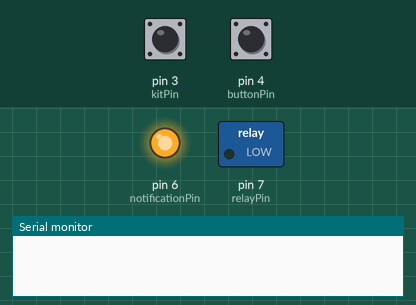
Simulated run of this sketch. Board: Arduino Uno, built with avr-gcc and run on an emulated ATmega328P. Parts: switched loads named in the sketch (green lamp = pin HIGH), output pins drawn as LEDs (lit = HIGH), the last lines printed to the serial monitor. Dashed ring = blinking. Inputs (shaded band) come from the test bench; at power-on: pin 4 (buttonPin) LOW, pin 3 (kitPin) HIGH.

Above: at 2.2 s.
2.3 s: pin 4 (buttonPin) pulled HIGH for 0.15 s
At 2.6 s:
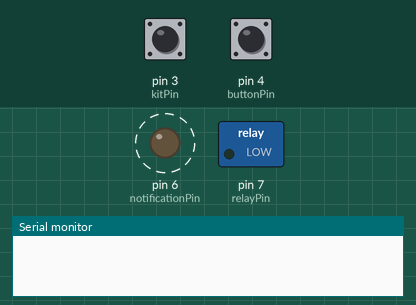
5.3 s: pin 3 (kitPin) pulled LOW for 3.2 s
At 7.1 s:
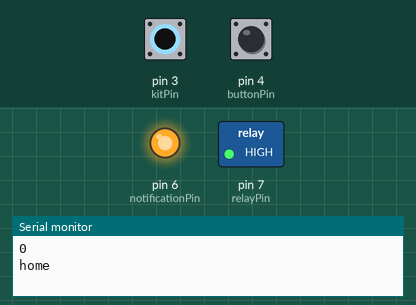
10.0 s: pin 4 (buttonPin) pulled HIGH for 1 s
At 11.25 s:
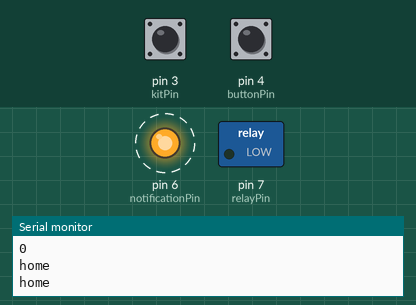
13.1 s: pin 3 (kitPin) pulled LOW for 0.15 s
At 13.9 s:
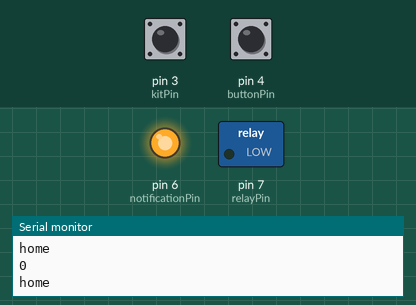
Timing chart, 0 to 15.7 s (numbered marks = the images above; inputs shaded):
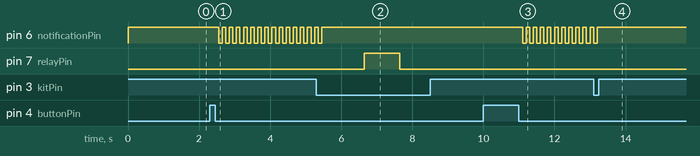

Measured:
- after the input at 2.3 s, pin 6 (notificationPin): alternates HIGH for 0.10 s and LOW for 0.10 s, starting after 0.25 s
- after the input at 5.3 s, pin 6 (notificationPin): goes on until 5.5 s, then stays HIGH; pin 7 (relayPin): LOW → HIGH after 1.4 s, → LOW 1.0 s later
- after the input at 10.0 s, pin 6 (notificationPin): alternates HIGH for 0.10 s and LOW for 0.10 s, starting after 1.1 s
- after the input at 13.1 s, pin 6 (notificationPin): goes on until 13.2 s, then stays HIGH

The sketch:

Lock.ino
```cpp
const int buttonPin = 4;
const int relayPin =  7;
const int kitPin = 3;
const int notificationPin = 6;
const int timeButtonReset = 15000;
const int timeWaiting = 6;

int buttonState = LOW;
int doorState = 0;
int kitState=0;


int lastButtonState = LOW;   // the previous reading from the input pin

unsigned long lastDebounceTime = 0;  // the last time the output pin was toggled
unsigned long debounceDelay = 50;    // the debounce time; increase if the output flickers

unsigned long timePressed = 0;

int sendNotification(){
  digitalWrite(notificationPin, HIGH);
  delay(100);
  digitalWrite(notificationPin, LOW);
  delay(100);
  kitState = digitalRead(kitPin);
  return(kitState != LOW && doorState == 0);
}

void manageRelay(int state){
   if(state != doorState){
      doorState = state;
   }
   if(doorState == 1){
        digitalWrite(relayPin, HIGH);
        delay(1000);
   }
   else{
      digitalWrite(relayPin, LOW);
   }
}


void manageButton(){
  if((millis() - timePressed) >= timeButtonReset){
    digitalWrite(notificationPin, HIGH);
    delay(6000);
    digitalWrite(notificationPin, LOW);
  }
  else{
    int noti = 1;
    while(buttonState == HIGH){
      while(noti){
        noti = sendNotification();
      }
      Serial.println(kitState);
      manageRelay(kitState);
      kitState = digitalRead(kitPin);
      buttonState = digitalRead(buttonPin);
    }
    manageRelay(0);
    digitalWrite(notificationPin, HIGH);
  }
    /*

  */
}

void manageKit(){
  delay(timeWaiting * 100);
  if(digitalRead(kitPin) == LOW){
     delay(timeWaiting * 100);
     if(digitalRead(kitPin) == LOW){
        manageRelay(1);
     }
  }
  manageRelay(0);
}


void setup() {
  Serial.begin(115200);
  pinMode(relayPin, OUTPUT);
  pinMode(kitPin, INPUT_PULLUP);
  pinMode(notificationPin, OUTPUT);
  pinMode(buttonPin, INPUT);
      digitalWrite(notificationPin, HIGH);
  delay(1000);
}

void loop(){
  int reading  = digitalRead(buttonPin);
  kitState = digitalRead(kitPin);
  if (reading != lastButtonState) {
    lastDebounceTime = millis();
    if(timePressed > 0){
      manageButton();
      timePressed = 0;
    }
  }
  lastButtonState = reading;

   if ((millis() - lastDebounceTime) > debounceDelay) {
    if (reading != buttonState) {
      buttonState = reading;
      if (buttonState == HIGH) {
        timePressed = millis();
      }
      else{
        timePressed = 0;
      }
    }
  }
  if(kitState == HIGH){
    digitalWrite(relayPin, LOW);
  }
  else{
      if(kitState == LOW){
         Serial.println("home");
         manageKit();
      }
  }
}
```
